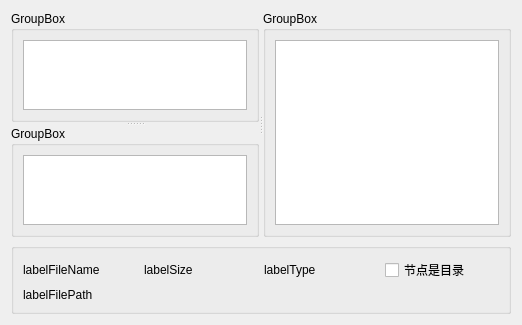
<?xml version="1.0" encoding="UTF-8"?>
<ui version="4.0">
 <class>Widget</class>
 <widget class="QWidget" name="Widget">
  <property name="geometry">
   <rect>
    <x>0</x>
    <y>0</y>
    <width>522</width>
    <height>300</height>
   </rect>
  </property>
  <property name="windowTitle">
   <string>Widget</string>
  </property>
  <layout class="QVBoxLayout" name="verticalLayout">
   <item>
    <widget class="QSplitter" name="splitter_2">
     <property name="orientation">
      <enum>Qt::Horizontal</enum>
     </property>
     <widget class="QSplitter" name="splitter">
      <property name="orientation">
       <enum>Qt::Vertical</enum>
      </property>
      <widget class="QGroupBox" name="groupBox">
       <property name="title">
        <string>GroupBox</string>
       </property>
       <layout class="QHBoxLayout" name="horizontalLayout">
        <item>
         <widget class="QTreeView" name="treeView"/>
        </item>
       </layout>
      </widget>
      <widget class="QGroupBox" name="groupBox_2">
       <property name="title">
        <string>GroupBox</string>
       </property>
       <layout class="QHBoxLayout" name="horizontalLayout_2">
        <item>
         <widget class="QTableView" name="tableView"/>
        </item>
       </layout>
      </widget>
     </widget>
     <widget class="QGroupBox" name="groupBox_3">
      <property name="title">
       <string>GroupBox</string>
      </property>
      <layout class="QHBoxLayout" name="horizontalLayout_3">
       <item>
        <widget class="QListView" name="listView"/>
       </item>
      </layout>
     </widget>
    </widget>
   </item>
   <item>
    <widget class="QGroupBox" name="groupBox_4">
     <property name="title">
      <string/>
     </property>
     <layout class="QGridLayout" name="gridLayout">
      <item row="0" column="0">
       <widget class="QLabel" name="labelFileName">
        <property name="text">
         <string>labelFileName</string>
        </property>
       </widget>
      </item>
      <item row="0" column="1">
       <widget class="QLabel" name="labelSize">
        <property name="text">
         <string>labelSize</string>
        </property>
       </widget>
      </item>
      <item row="0" column="2">
       <widget class="QLabel" name="labelType">
        <property name="text">
         <string>labelType</string>
        </property>
       </widget>
      </item>
      <item row="0" column="3">
       <widget class="QCheckBox" name="ckbIsDir">
        <property name="text">
         <string>节点是目录</string>
        </property>
       </widget>
      </item>
      <item row="1" column="0" colspan="4">
       <widget class="QLabel" name="labelFilePath">
        <property name="text">
         <string>labelFilePath</string>
        </property>
       </widget>
      </item>
     </layout>
    </widget>
   </item>
  </layout>
 </widget>
 <resources/>
 <connections>
  <connection>
   <sender>treeView</sender>
   <signal>clicked(QModelIndex)</signal>
   <receiver>listView</receiver>
   <slot>setRootIndex(QModelIndex)</slot>
   <hints>
    <hint type="sourcelabel">
     <x>132</x>
     <y>69</y>
    </hint>
    <hint type="destinationlabel">
     <x>389</x>
     <y>127</y>
    </hint>
   </hints>
  </connection>
  <connection>
   <sender>treeView</sender>
   <signal>clicked(QModelIndex)</signal>
   <receiver>tableView</receiver>
   <slot>setRootIndex(QModelIndex)</slot>
   <hints>
    <hint type="sourcelabel">
     <x>132</x>
     <y>69</y>
    </hint>
    <hint type="destinationlabel">
     <x>132</x>
     <y>185</y>
    </hint>
   </hints>
  </connection>
 </connections>
</ui>
